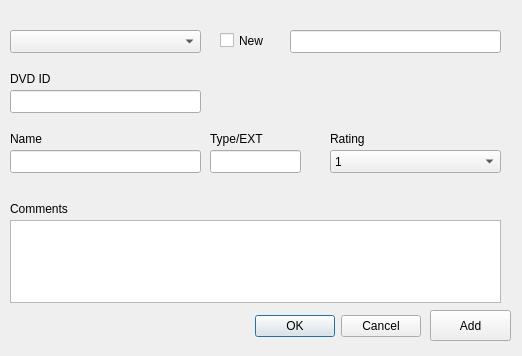
<?xml version="1.0" encoding="UTF-8"?>
<ui version="4.0">
 <class>SingleAddDialog</class>
 <widget class="QDialog" name="SingleAddDialog">
  <property name="geometry">
   <rect>
    <x>0</x>
    <y>0</y>
    <width>522</width>
    <height>356</height>
   </rect>
  </property>
  <property name="minimumSize">
   <size>
    <width>522</width>
    <height>356</height>
   </size>
  </property>
  <property name="maximumSize">
   <size>
    <width>522</width>
    <height>356</height>
   </size>
  </property>
  <property name="windowTitle">
   <string>Dialog</string>
  </property>
  <widget class="QDialogButtonBox" name="buttonBox">
   <property name="geometry">
    <rect>
     <x>20</x>
     <y>310</y>
     <width>401</width>
     <height>32</height>
    </rect>
   </property>
   <property name="orientation">
    <enum>Qt::Horizontal</enum>
   </property>
   <property name="standardButtons">
    <set>QDialogButtonBox::Cancel|QDialogButtonBox::Ok</set>
   </property>
  </widget>
  <widget class="QLineEdit" name="dvdid">
   <property name="geometry">
    <rect>
     <x>10</x>
     <y>90</y>
     <width>191</width>
     <height>23</height>
    </rect>
   </property>
  </widget>
  <widget class="QLineEdit" name="groupid_text">
   <property name="geometry">
    <rect>
     <x>290</x>
     <y>30</y>
     <width>211</width>
     <height>23</height>
    </rect>
   </property>
  </widget>
  <widget class="QComboBox" name="groupid">
   <property name="geometry">
    <rect>
     <x>10</x>
     <y>30</y>
     <width>191</width>
     <height>23</height>
    </rect>
   </property>
  </widget>
  <widget class="QCheckBox" name="newgroup">
   <property name="geometry">
    <rect>
     <x>220</x>
     <y>30</y>
     <width>61</width>
     <height>21</height>
    </rect>
   </property>
   <property name="text">
    <string>New</string>
   </property>
  </widget>
  <widget class="QLineEdit" name="filename">
   <property name="geometry">
    <rect>
     <x>10</x>
     <y>150</y>
     <width>191</width>
     <height>23</height>
    </rect>
   </property>
  </widget>
  <widget class="QLineEdit" name="filetype">
   <property name="geometry">
    <rect>
     <x>210</x>
     <y>150</y>
     <width>91</width>
     <height>23</height>
    </rect>
   </property>
  </widget>
  <widget class="QLabel" name="label">
   <property name="geometry">
    <rect>
     <x>10</x>
     <y>70</y>
     <width>81</width>
     <height>17</height>
    </rect>
   </property>
   <property name="text">
    <string>DVD ID</string>
   </property>
  </widget>
  <widget class="QLabel" name="label_2">
   <property name="geometry">
    <rect>
     <x>10</x>
     <y>130</y>
     <width>71</width>
     <height>17</height>
    </rect>
   </property>
   <property name="text">
    <string>Name</string>
   </property>
  </widget>
  <widget class="QLabel" name="label_3">
   <property name="geometry">
    <rect>
     <x>210</x>
     <y>130</y>
     <width>81</width>
     <height>17</height>
    </rect>
   </property>
   <property name="text">
    <string>Type/EXT</string>
   </property>
  </widget>
  <widget class="QComboBox" name="rating">
   <property name="geometry">
    <rect>
     <x>330</x>
     <y>150</y>
     <width>171</width>
     <height>23</height>
    </rect>
   </property>
   <item>
    <property name="text">
     <string>1</string>
    </property>
   </item>
   <item>
    <property name="text">
     <string>2</string>
    </property>
   </item>
   <item>
    <property name="text">
     <string>3</string>
    </property>
   </item>
   <item>
    <property name="text">
     <string>4</string>
    </property>
   </item>
   <item>
    <property name="text">
     <string>5</string>
    </property>
   </item>
  </widget>
  <widget class="QLabel" name="label_4">
   <property name="geometry">
    <rect>
     <x>330</x>
     <y>130</y>
     <width>53</width>
     <height>17</height>
    </rect>
   </property>
   <property name="text">
    <string>Rating</string>
   </property>
  </widget>
  <widget class="QPlainTextEdit" name="comments">
   <property name="geometry">
    <rect>
     <x>10</x>
     <y>220</y>
     <width>491</width>
     <height>83</height>
    </rect>
   </property>
  </widget>
  <widget class="QLabel" name="label_5">
   <property name="geometry">
    <rect>
     <x>10</x>
     <y>200</y>
     <width>111</width>
     <height>17</height>
    </rect>
   </property>
   <property name="text">
    <string>Comments</string>
   </property>
  </widget>
  <widget class="QPushButton" name="addButton">
   <property name="geometry">
    <rect>
     <x>430</x>
     <y>310</y>
     <width>81</width>
     <height>31</height>
    </rect>
   </property>
   <property name="text">
    <string>Add</string>
   </property>
  </widget>
 </widget>
 <resources/>
 <connections>
  <connection>
   <sender>buttonBox</sender>
   <signal>accepted()</signal>
   <receiver>SingleAddDialog</receiver>
   <slot>accept()</slot>
   <hints>
    <hint type="sourcelabel">
     <x>248</x>
     <y>254</y>
    </hint>
    <hint type="destinationlabel">
     <x>157</x>
     <y>274</y>
    </hint>
   </hints>
  </connection>
  <connection>
   <sender>buttonBox</sender>
   <signal>rejected()</signal>
   <receiver>SingleAddDialog</receiver>
   <slot>reject()</slot>
   <hints>
    <hint type="sourcelabel">
     <x>316</x>
     <y>260</y>
    </hint>
    <hint type="destinationlabel">
     <x>286</x>
     <y>274</y>
    </hint>
   </hints>
  </connection>
 </connections>
</ui>
